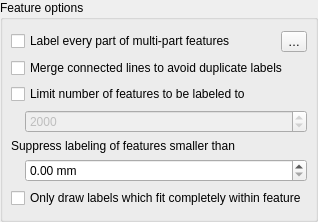
                       <widget class="QgsCollapsibleGroupBox" name="mRenderingFeaturesGrpBx">
                        <property name="title">
                         <string>Feature options</string>
                        </property>
                        <property name="syncGroup" stdset="0">
                         <string notr="true">labelrenderinggroup</string>
                        </property>
                        <layout class="QGridLayout" name="gridLayout_47">
                         <property name="leftMargin">
                          <number>8</number>
                         </property>
                         <property name="rightMargin">
                          <number>8</number>
                         </property>
                         <item row="0" column="0">
                          <widget class="QCheckBox" name="chkLabelPerFeaturePart">
                           <property name="text">
                            <string>Label every part of multi-part features</string>
                           </property>
                          </widget>
                         </item>
                         <item row="0" column="1">
                          <widget class="QgsPropertyOverrideButton" name="mLabelAllPartsDDBtn">
                           <property name="text">
                            <string>…</string>
                           </property>
                          </widget>
                         </item>
                         <item row="1" column="0" colspan="2">
                          <widget class="QCheckBox" name="chkMergeLines">
                           <property name="text">
                            <string>Merge connected lines to avoid duplicate labels</string>
                           </property>
                          </widget>
                         </item>
                         <item row="4" column="0" colspan="2">
                          <widget class="QFrame" name="mPolygonFeatureOptionsFrame">
                           <property name="frameShape">
                            <enum>QFrame::NoFrame</enum>
                           </property>
                           <property name="frameShadow">
                            <enum>QFrame::Raised</enum>
                           </property>
                           <layout class="QHBoxLayout" name="horizontalLayout_12">
                            <property name="leftMargin">
                             <number>0</number>
                            </property>
                            <property name="topMargin">
                             <number>0</number>
                            </property>
                            <property name="rightMargin">
                             <number>0</number>
                            </property>
                            <property name="bottomMargin">
                             <number>0</number>
                            </property>
                            <item>
                             <widget class="QCheckBox" name="mFitInsidePolygonCheckBox">
                              <property name="text">
                               <string>Only draw labels which fit completely within feature</string>
                              </property>
                             </widget>
                            </item>
                           </layout>
                          </widget>
                         </item>
                         <item row="3" column="0" colspan="2">
                          <widget class="QFrame" name="mMinSizeFrame">
                           <layout class="QGridLayout" name="gridLayout_21">
                            <property name="leftMargin">
                             <number>0</number>
                            </property>
                            <property name="topMargin">
                             <number>0</number>
                            </property>
                            <property name="rightMargin">
                             <number>0</number>
                            </property>
                            <property name="bottomMargin">
                             <number>0</number>
                            </property>
                            <property name="verticalSpacing">
                             <number>6</number>
                            </property>
                            <item row="1" column="0">
                             <spacer name="horizontalSpacer_20">
                              <property name="orientation">
                               <enum>Qt::Horizontal</enum>
                              </property>
                              <property name="sizeType">
                               <enum>QSizePolicy::Fixed</enum>
                              </property>
                              <property name="sizeHint" stdset="0">
                               <size>
                                <width>8</width>
                                <height>0</height>
                               </size>
                              </property>
                             </spacer>
                            </item>
                            <item row="1" column="1">
                             <widget class="QgsDoubleSpinBox" name="mMinSizeSpinBox">
                              <property name="suffix">
                               <string> mm</string>
                              </property>
                             </widget>
                            </item>
                            <item row="0" column="0" colspan="2">
                             <widget class="QLabel" name="label_19">
                              <property name="text">
                               <string>Suppress labeling of features smaller than</string>
                              </property>
                             </widget>
                            </item>
                           </layout>
                          </widget>
                         </item>
                         <item row="2" column="0" colspan="2">
                          <widget class="QFrame" name="mLimitLabelFrame">
                           <layout class="QGridLayout" name="gridLayout_20">
                            <property name="leftMargin">
                             <number>0</number>
                            </property>
                            <property name="topMargin">
                             <number>0</number>
                            </property>
                            <property name="rightMargin">
                             <number>0</number>
                            </property>
                            <property name="bottomMargin">
                             <number>0</number>
                            </property>
                            <property name="verticalSpacing">
                             <number>6</number>
                            </property>
                            <item row="1" column="0">
                             <spacer name="verticalSpacer_8">
                              <property name="orientation">
                               <enum>Qt::Horizontal</enum>
                              </property>
                              <property name="sizeType">
                               <enum>QSizePolicy::Fixed</enum>
                              </property>
                              <property name="sizeHint" stdset="0">
                               <size>
                                <width>8</width>
                                <height>0</height>
                               </size>
                              </property>
                             </spacer>
                            </item>
                            <item row="1" column="1">
                             <widget class="QgsSpinBox" name="mLimitLabelSpinBox">
                              <property name="enabled">
                               <bool>false</bool>
                              </property>
                              <property name="toolTip">
                               <string>Number of features sent to labeling engine, though not all may be labeled</string>
                              </property>
                              <property name="minimum">
                               <number>0</number>
                              </property>
                              <property name="maximum">
                               <number>999999999</number>
                              </property>
                              <property name="value">
                               <number>2000</number>
                              </property>
                              <property name="showClearButton" stdset="0">
                               <bool>false</bool>
                              </property>
                             </widget>
                            </item>
                            <item row="0" column="0" colspan="2">
                             <widget class="QCheckBox" name="mLimitLabelChkBox">
                              <property name="text">
                               <string>Limit number of features to be labeled to</string>
                              </property>
                             </widget>
                            </item>
                           </layout>
                          </widget>
                         </item>
                        </layout>
                       </widget>
